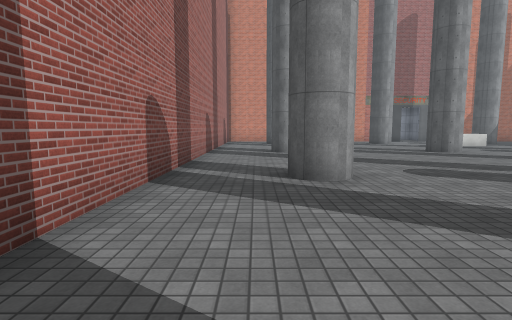
View 1 (above)

23 first-person views from a walk through a Unity game level. The camera is 1.5 m above the floor, tilts 6° down and sees 80° across. The floor is counted in squares, 2 m on a side. Each view is taken from the middle of a square. On the plan, view 1 faces up. The plan holds only what a view shows up to about 10 squares ahead; the rest is blank. Some surface patterns are stand-ins.

View 2
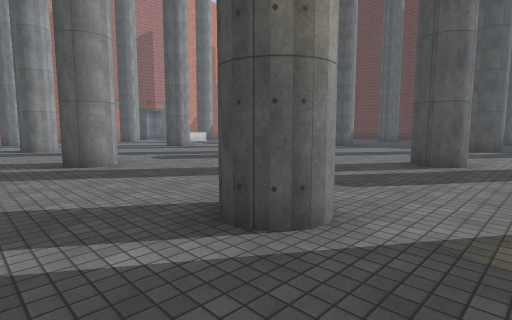

View 3
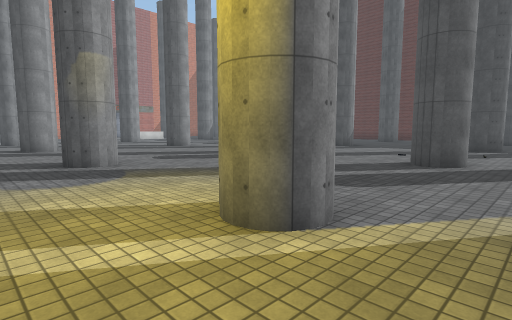

View 4
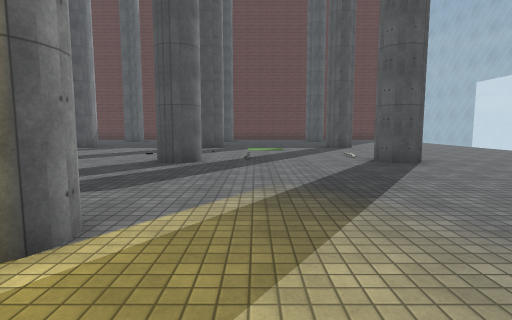

View 5
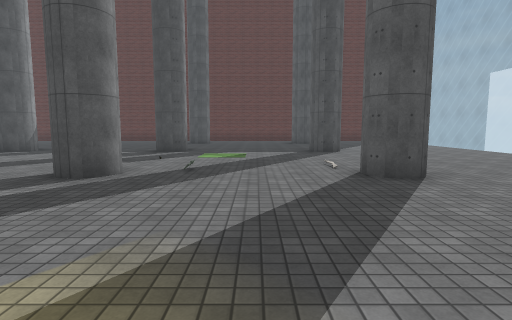

View 6
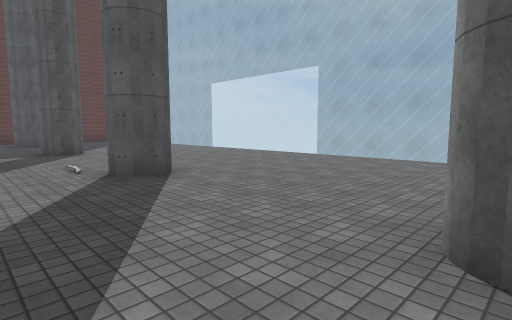

View 7
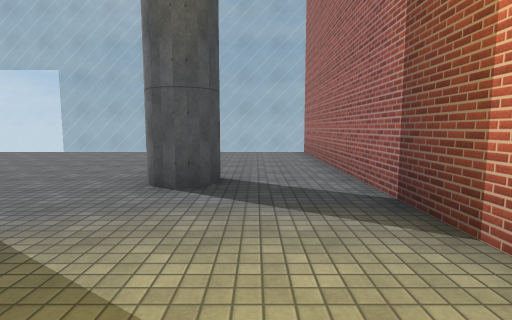

View 8
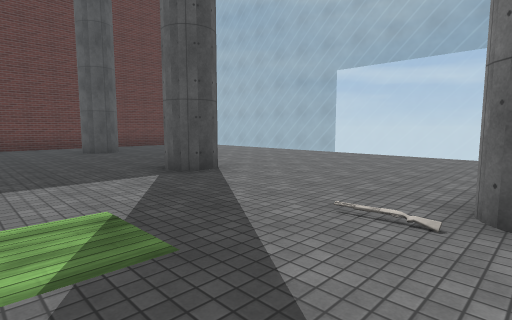

View 9
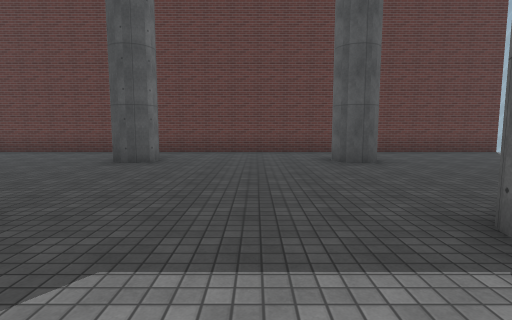

View 10
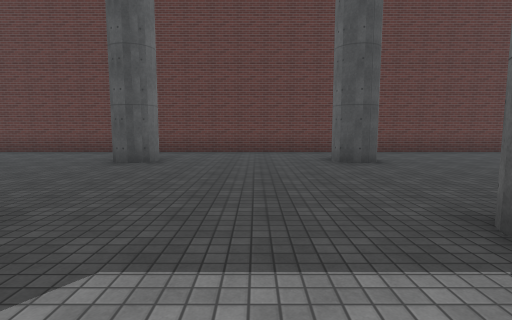

View 11
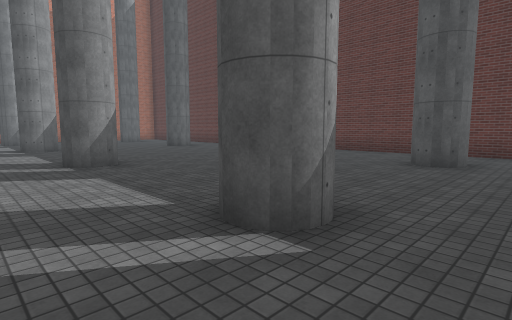

View 12
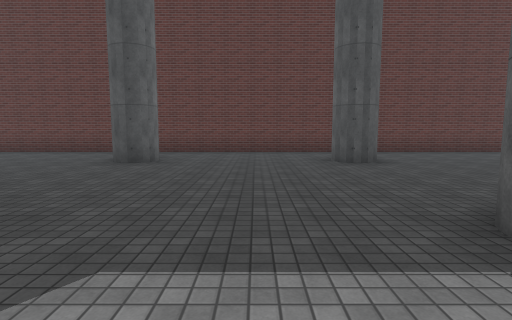

View 13
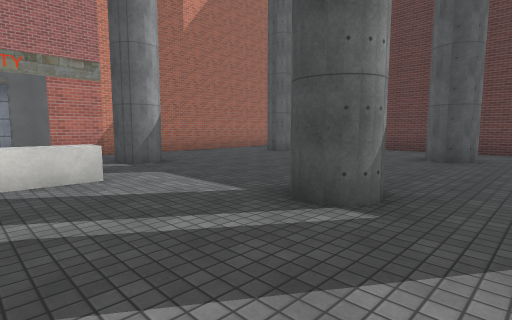

View 14
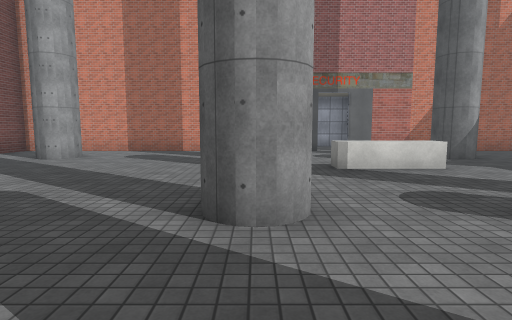

View 15
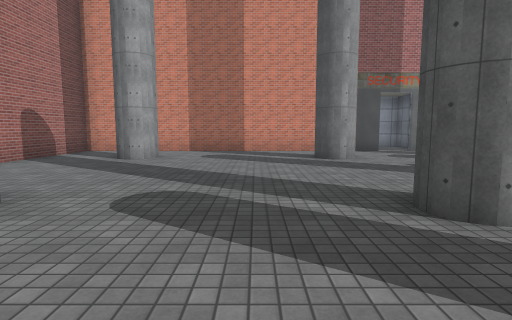

View 16
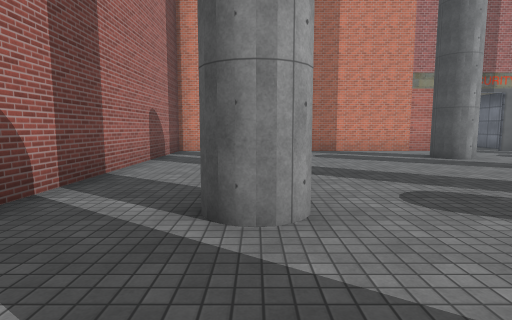

View 17
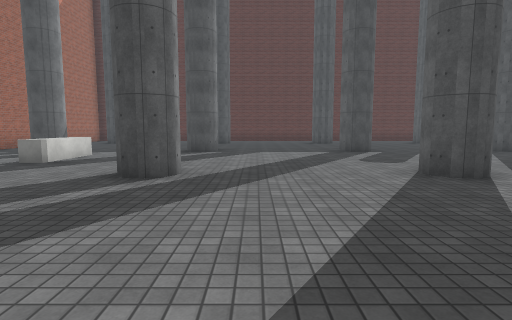

View 18
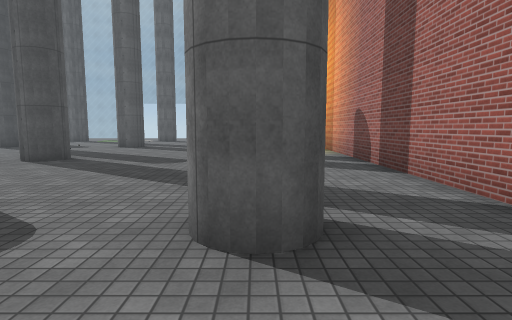

View 19
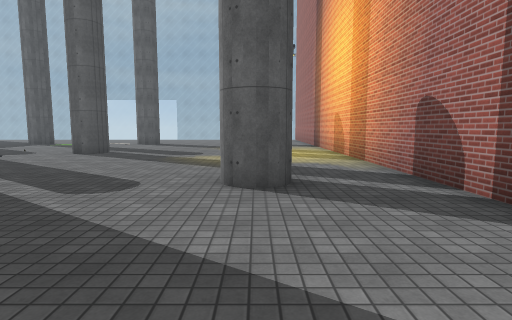

View 20
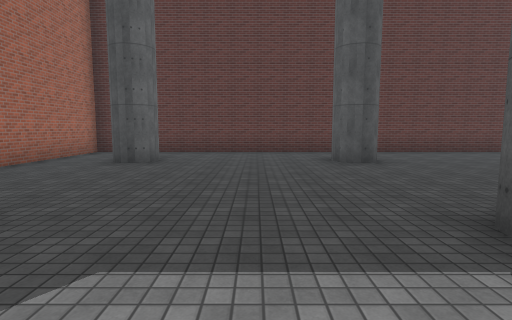

View 21
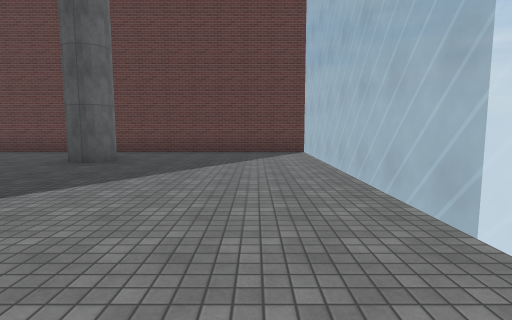

View 22
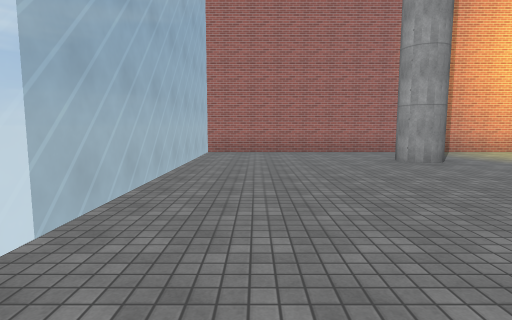

View 23
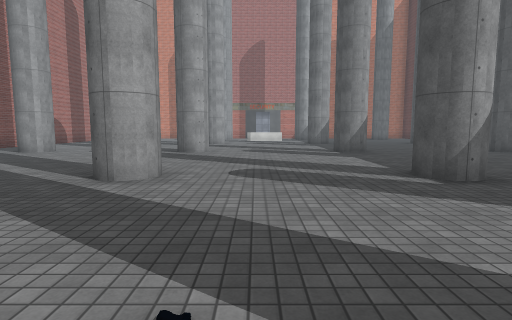

### Floor plan
Key: @ floor where view 1 was taken; # wall or solid block; . floor; = window, fence, low wall or low ledge; ^ raised ledge; O other object.
Columns run from 2 left of view 1 to 19 right of it. Each row starts with its distance up from view 1.
 17 ######################
 16 #....................#
 15 #..#....#....#....#..#
 14 #....................#
 13 #.........^^.........#
 12 #....................#
 11 #....................#
 10 #..#....#....#....#..#
  9 #....................#
  8 #....................#
  7 #....................#
  6 #....................#
  5 #..#....#....#....#..#
  4 #....................#
  3 #....................#
  2 #....................#
  1 #....................#
  0 =.@#....#....#....#..#
 -1 =....................#
 -2 =....................#
 -3 =....................#
 -4 =.........O..........#
 -5 =..#....#....#....#..#
 -6 =....................#
 -7 =....................#
 -8 =....................#
 -9 =....................#
-10 =..#....#....#....#..#
-11 =....................#
-12 =....................#
-13 =....................#
-14 =....................#
-15 =....................#
-16 #====================#

Where each view was taken, in squares from view 1:
view 1: 0 up, 0 right, facing up
view 2: 2 down, 1 left, facing up-right
view 3: 7 down, 1 left, facing up-right
view 4: 7 down, 1 left, facing right
view 5: 8 down, 1 right, facing right
view 6: 8 down, 1 right, facing down-right
view 7: 6 down, 0 right, facing down
view 8: 7 down, 6 right, facing down-right
view 9: 8 down, 9 right, facing right
view 10: 3 down, 9 right, facing right
view 11: 2 down, 9 right, facing up-right
view 12: 7 up, 9 right, facing right
view 13: 8 up, 8 right, facing up-right
view 14: 7 up, 6 right, facing up
view 15: 7 up, 4 right, facing up
view 16: 7 up, 1 right, facing up
view 17: 8 up, 1 right, facing right
view 18: 7 up, 1 right, facing down
view 19: 4 up, 1 right, facing down
view 20: 12 up, 9 right, facing right
view 21: 14 down, 9 right, facing right
view 22: 14 down, 8 right, facing left
view 23: 5 down, 8 right, facing up
